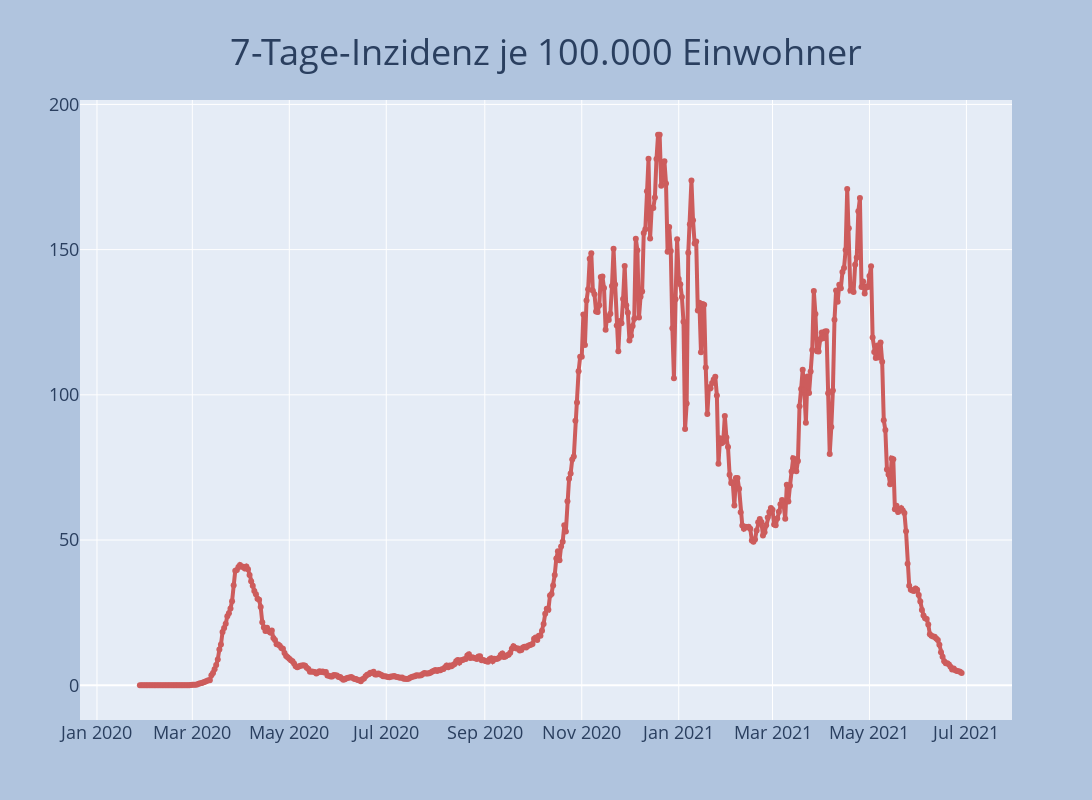

The code cell stored with this chart in its notebook:
### Code cell
fig = go.Figure()
fig.add_trace(go.Scatter(x=df.datum, y=df.sieben_tage_inzidenz / bevölkerung * 100_000,mode='lines+markers', line=dict(color='indianred', width=4),name='7-Tage-Inzidenz'))
fig = plot_layout(fig, '7-Tage-Inzidenz je 100.000 Einwohner')
fig.show()

### Figure 1 — Plotly figure (JSON) as saved in the notebook; plotly's stock layout.template omitted (floating-point values rounded to 4 significant figures; data arrays with more than 128 entries replaced by an {"elided": "..."} marker saying what was removed)
{"data": [{"line": {"color": "indianred", "width": 4}, "mode": "lines+markers", "name": "7-Tage-Inzidenz", "type": "scatter", "x": {"elided": "524 str values"}, "y": {"elided": "524 float values"}}], "layout": {"autosize": false, "height": 800, "hovermode": "x", "legend": {"bgcolor": "lightgray", "font": {"color": "black", "size": 18}, "x": 0.05, "y": 0.95}, "paper_bgcolor": "LightSteelBlue", "title": {"font": {"size": 36}, "text": "7-Tage-Inzidenz je 100.000 Einwohner", "x": 0.5, "xanchor": "center", "y": 0.95}, "width": 1600, "xaxis": {"tickfont": {"size": 18}}, "yaxis": {"tickfont": {"size": 18}}}}
